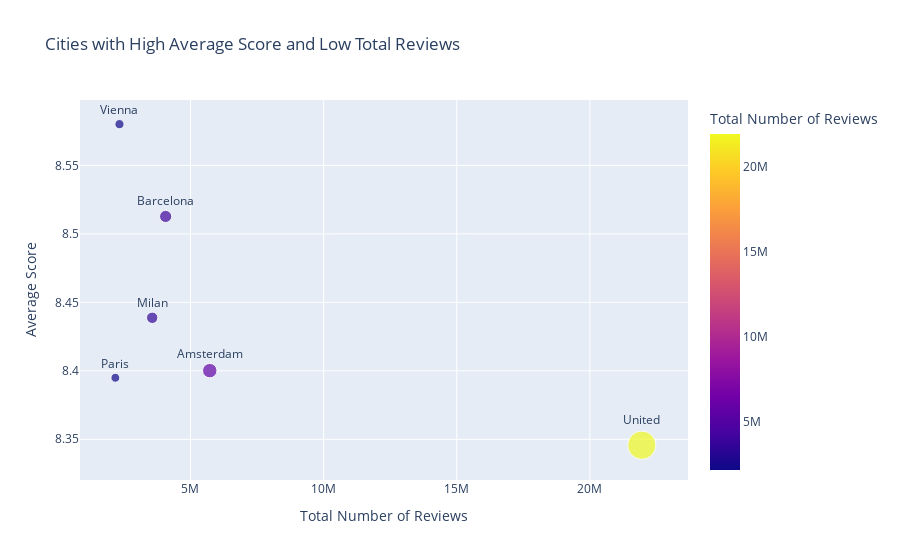

The notebook cell saved with this chart:
### Code cell
px.scatter(
    city_stats,
    x='Total Number of Reviews',
    y='Average Score',
    text='City',  
    # height=500 , width=750,
    size='Total Number of Reviews',  
    color='Total Number of Reviews',
    title='Cities with High Average Score and Low Total Reviews'
).update_traces(textposition='top center')

### Figure 1 — Plotly figure (JSON) as saved in the notebook; plotly's stock layout.template omitted (floating-point values rounded to 4 significant figures)
{"data": [{"hovertemplate": "Total Number of Reviews=%{marker.color}<br>Average Score=%{y}<br>City=%{text}<extra></extra>", "legendgroup": "", "marker": {"color": [5724476, 4067191, 3562029, 2179785, 21948646, 2333310], "coloraxis": "coloraxis", "size": [5724476, 4067191, 3562029, 2179785, 21948646, 2333310], "sizemode": "area", "sizeref": 54870.0, "symbol": "circle"}, "mode": "markers+text", "name": "", "orientation": "v", "showlegend": false, "text": ["Amsterdam", "Barcelona", "Milan", "Paris", "United", "Vienna"], "textposition": "top center", "type": "scatter", "x": [5724476, 4067191, 3562029, 2179785, 21948646, 2333310], "xaxis": "x", "y": [8.4, 8.513, 8.439, 8.395, 8.346, 8.58], "yaxis": "y"}], "layout": {"coloraxis": {"colorbar": {"title": {"text": "Total Number of Reviews"}}, "colorscale": [[0, "#0d0887"], [0.1111, "#46039f"], [0.2222, "#7201a8"], [0.3333, "#9c179e"], [0.4444, "#bd3786"], [0.5556, "#d8576b"], [0.6667, "#ed7953"], [0.7778, "#fb9f3a"], [0.8889, "#fdca26"], [1, "#f0f921"]]}, "legend": {"itemsizing": "constant", "tracegroupgap": 0}, "title": {"text": "Cities with High Average Score and Low Total Reviews"}, "xaxis": {"anchor": "y", "domain": [0, 1], "title": {"text": "Total Number of Reviews"}}, "yaxis": {"anchor": "x", "domain": [0, 1], "title": {"text": "Average Score"}}}}
